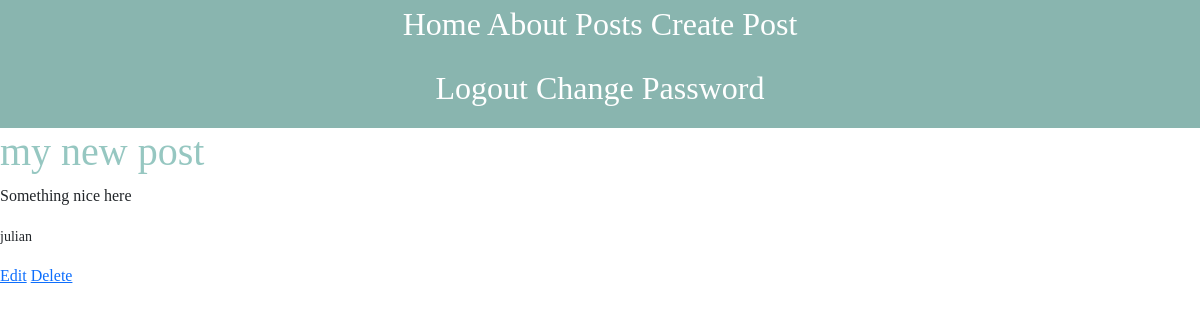
Page /blog/2/ (signed in) on the committed database.
### pages/models.py (models this page shows, shortened)
class Post(models.Model):
    title = models.CharField(max_length=200)
    body = models.TextField()
    author = models.ForeignKey(
        'auth.User',
        on_delete = models.CASCADE
    )

### pages/views.py (the view)
# urls.py: path('blog/<int:pk>/', BlogDetailPage.as_view(), name='blog_detail'),
class BlogDetailPage(LoginRequiredMixin, DetailView):
    model = Post
    template_name = "blog_details.html"

### templates/blog_details.html (shortened to what this page needs)
{% extends 'base.html' %}
{% block content %}
    <h1>{{ post.title }}</h1>
    <p>{{ post.body }}</p>
    <p><small>{{ post.author }}</small></p>
    <a href="{% url 'blog_edit' post.id %}">Edit</a>
    <a href="{% url 'blog_delete' post.id %}">Delete</a>
{% endblock content %}

### static/css/base.css (style rules this page uses)
body { font-family: 'Playfair Display', serif; font-weight: 500; }
h1 { color: #96C7C1; }

### rows in the picture
Post: title "my new post", body "Something nice here", author "julian"
